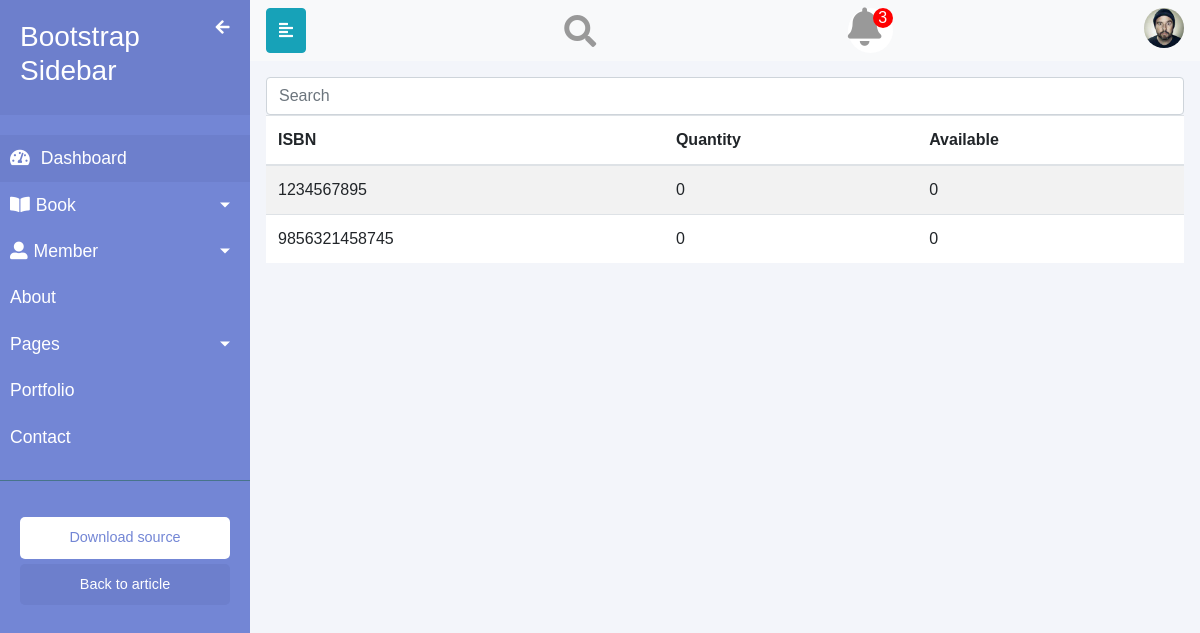
Screenshot of /books/ (signed in) with the database file from the repository.
### LMS/models.py (models this page shows, shortened)
class ISBN(models.Model):
    isbn = models.PositiveIntegerField(primary_key=True)
    author = models.CharField(max_length=30)
    title = models.CharField(max_length=100)
    category = models.CharField(max_length=30)
    publisher = models.CharField(max_length=30)
    price = models.PositiveIntegerField()
    quantity = models.PositiveIntegerField(default=0)
    count_issued = models.PositiveIntegerField(default=0)

### LMS/views.py (the view)
# urls.py: path('books/',views.books,name='books'),
def books(request,filter='all'):
    user = auth.get_user(request)
    if not user.is_staff:
        return redirect_to_login(next=request.path)
    return render(request, 'book.html',context={'isbns':ISBN.objects.all()})

### LMS/templates/book.html (shortened to what this page needs)
{% extends 'base.html' %}
{% block content %}
    <input onkeyup="searchTable()" data-target="#allBook" type="text" class="form-control searchTable" style="width:100%"
                    placeholder="Search">
                <table id="table" class="table table-striped bg-white">
                    <thead>
                        <tr>
                            <th>ISBN
                            </th>
                            <th>Quantity
                            </th>
                            <th>
                                Available
                            </th>
                        </tr>
                    </thead>
                    <tbody id="allBook">
                    {% for isbn in isbns %}
                        <tr>
                            <td>{{ isbn.isbn }}</td>
                            <td>{{ isbn.quantity }}</td>
                            <td>{{ isbn.count_issued }}</td>
                        </tr>
                    {% endfor %}
                    </tbody>
                </table>
{% endblock %}

### LMS/static/css/style.css (style rules this page uses)
body { font-family: 'Poppins', sans-serif; background: #f3f5fa; }

### rows the page displays
ISBN: isbn "1234567895", quantity "0", count_issued "0"
ISBN: isbn "9856321458745", quantity "0", count_issued "0"
